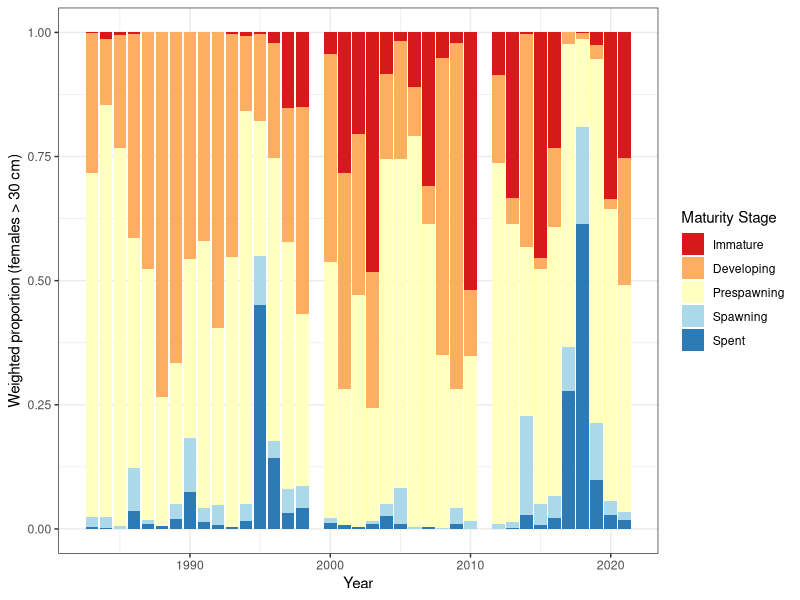
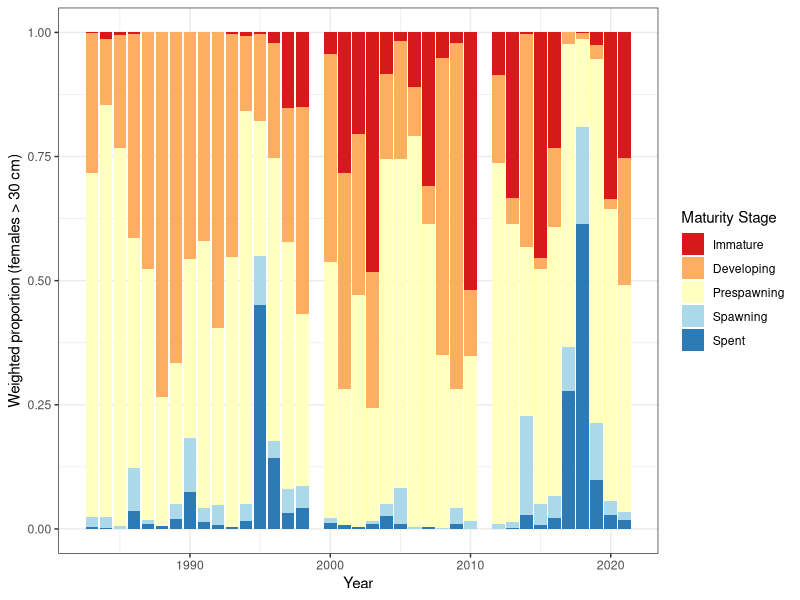

Source code (R) for these figures, in order:
## Create Figure 3 in Rogers et al. 2024 Spawn timing / catchability paper
## Plot maturity data - from individual level data

library(ggplot2);library(dplyr)

## Data from hauls used in biomass estimate
matdat<-read.csv("../Data/CompiledMaturityData_HaulsinAssessment_Females.csv")


## Plots of maturity stage over time

matset<-matdat[matdat$sex=="Female" & matdat$fork_length>=30,]

# For weighted proportions, need to modify:
# Calculate proportions within hauls, then multiply by haul weights and divide by total haul weight (n hauls)

mat_stage_weighted <- matset %>%
  group_by(CruiseHaul, year,mat5stage) %>%
  summarise(wt = mean(weight), num = n()) %>%
  mutate(freq = num/sum(num)) %>%
  mutate(wt_freq = freq*wt) %>%  # weighted freqeuncy. now sum across hauls and divide by n hauls.
  group_by(year) %>%
  mutate(n_hauls=n_distinct(CruiseHaul)) %>%
  group_by(year,mat5stage) %>%
  summarize(wt_prop = sum(wt_freq)/n_hauls) %>% 
  unique() %>% 
  mutate(mat5stage=factor(mat5stage,levels=c("Immature","Developing","Prespawning","Spawning","Spent")))
  

#Weighted plots:
ggplot(mat_stage_weighted, aes(x=year,y=wt_prop,fill=factor(mat5stage))) + 
  geom_bar(position="fill",stat="identity") +
#  scale_y_continuous(labels = scales::percent) +
  labs( x = "Year", y = "Weighted proportion (females > 30 cm)") +
  scale_fill_brewer(palette = "RdYlBu",name = "Maturity Stage") +
  theme_bw() +
  ylim(0,1)#+
#  geom_line(data=pmat, mapping= aes(x=year,y=Fem30p_wt),inherit.aes=FALSE) # Confirmed that this is same as Fem30p_wt for Pspsp

ggsave("../Figures/Fig3_Maturity_AllFemales30p_wt.png",width=8,height=5)


